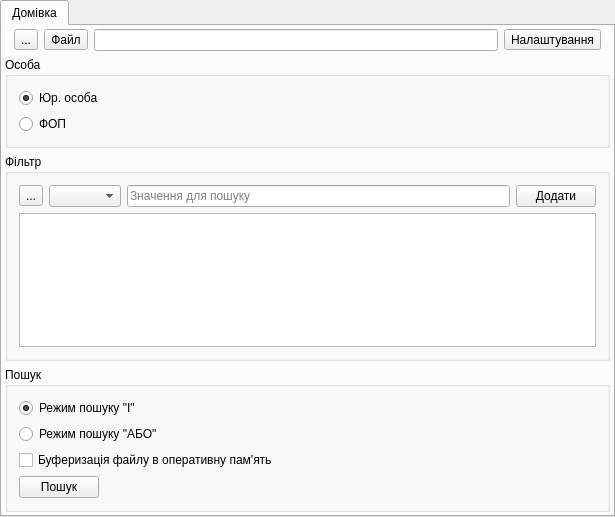
<?xml version="1.0" encoding="UTF-8"?>
<ui version="4.0">
 <class>Widget</class>
 <widget class="QWidget" name="Widget">
  <property name="geometry">
   <rect>
    <x>0</x>
    <y>0</y>
    <width>615</width>
    <height>517</height>
   </rect>
  </property>
  <property name="windowTitle">
   <string>Пошук по XML файлу</string>
  </property>
  <property name="windowIcon">
   <iconset resource="res.qrc">
    <normaloff>:/katynko/svg/edit-table-insert-row-below.svg</normaloff>:/katynko/svg/edit-table-insert-row-below.svg</iconset>
  </property>
  <layout class="QVBoxLayout" name="verticalLayout_3">
   <property name="spacing">
    <number>0</number>
   </property>
   <property name="leftMargin">
    <number>0</number>
   </property>
   <property name="topMargin">
    <number>0</number>
   </property>
   <property name="rightMargin">
    <number>0</number>
   </property>
   <property name="bottomMargin">
    <number>0</number>
   </property>
   <item>
    <widget class="QStackedWidget" name="stackedWidget">
     <property name="currentIndex">
      <number>0</number>
     </property>
     <widget class="QWidget" name="page">
      <layout class="QVBoxLayout" name="verticalLayout">
       <property name="leftMargin">
        <number>0</number>
       </property>
       <property name="topMargin">
        <number>0</number>
       </property>
       <property name="rightMargin">
        <number>0</number>
       </property>
       <property name="bottomMargin">
        <number>0</number>
       </property>
       <item>
        <widget class="QTabWidget" name="tabWidget">
         <property name="currentIndex">
          <number>0</number>
         </property>
         <widget class="QWidget" name="tab">
          <attribute name="icon">
           <iconset resource="res.qrc">
            <normaloff>:/katynko/svg/go-home.svg</normaloff>:/katynko/svg/go-home.svg</iconset>
          </attribute>
          <attribute name="title">
           <string>Домівка</string>
          </attribute>
          <layout class="QVBoxLayout" name="verticalLayout_6">
           <property name="leftMargin">
            <number>3</number>
           </property>
           <property name="topMargin">
            <number>3</number>
           </property>
           <property name="rightMargin">
            <number>3</number>
           </property>
           <property name="bottomMargin">
            <number>3</number>
           </property>
           <item>
            <layout class="QHBoxLayout" name="horizontalLayout">
             <property name="leftMargin">
              <number>9</number>
             </property>
             <property name="rightMargin">
              <number>9</number>
             </property>
             <item>
              <widget class="QToolButton" name="tbFileHistory">
               <property name="toolTip">
                <string>Раніше відкриті файли</string>
               </property>
               <property name="text">
                <string>...</string>
               </property>
               <property name="icon">
                <iconset resource="res.qrc">
                 <normaloff>:/katynko/svg/format-list-ordered.svg</normaloff>:/katynko/svg/format-list-ordered.svg</iconset>
               </property>
              </widget>
             </item>
             <item>
              <widget class="QToolButton" name="tbPath2file">
               <property name="text">
                <string>Файл</string>
               </property>
               <property name="icon">
                <iconset resource="res.qrc">
                 <normaloff>:/katynko/svg/document-open.svg</normaloff>:/katynko/svg/document-open.svg</iconset>
               </property>
               <property name="toolButtonStyle">
                <enum>Qt::ToolButtonTextBesideIcon</enum>
               </property>
              </widget>
             </item>
             <item>
              <widget class="QLineEdit" name="leFileName">
               <property name="text">
                <string/>
               </property>
               <property name="readOnly">
                <bool>true</bool>
               </property>
              </widget>
             </item>
             <item>
              <widget class="QToolButton" name="tbSettings">
               <property name="text">
                <string>Налаштування</string>
               </property>
               <property name="icon">
                <iconset resource="res.qrc">
                 <normaloff>:/katynko/svg/applications-system.svg</normaloff>:/katynko/svg/applications-system.svg</iconset>
               </property>
               <property name="toolButtonStyle">
                <enum>Qt::ToolButtonTextBesideIcon</enum>
               </property>
              </widget>
             </item>
            </layout>
           </item>
           <item>
            <widget class="QGroupBox" name="groupBox">
             <property name="sizePolicy">
              <sizepolicy hsizetype="Preferred" vsizetype="Fixed">
               <horstretch>0</horstretch>
               <verstretch>0</verstretch>
              </sizepolicy>
             </property>
             <property name="title">
              <string>Особа</string>
             </property>
             <layout class="QVBoxLayout" name="verticalLayout_4">
              <item>
               <widget class="QRadioButton" name="rbUr">
                <property name="text">
                 <string>Юр. особа</string>
                </property>
                <property name="icon">
                 <iconset resource="res.qrc">
                  <normaloff>:/katynko/svg/im-kick-user.svg</normaloff>:/katynko/svg/im-kick-user.svg</iconset>
                </property>
                <property name="checked">
                 <bool>true</bool>
                </property>
               </widget>
              </item>
              <item>
               <widget class="QRadioButton" name="rbFop">
                <property name="text">
                 <string>ФОП</string>
                </property>
                <property name="icon">
                 <iconset resource="res.qrc">
                  <normaloff>:/katynko/svg/im-user.svg</normaloff>:/katynko/svg/im-user.svg</iconset>
                </property>
               </widget>
              </item>
             </layout>
            </widget>
           </item>
           <item>
            <widget class="QGroupBox" name="groupBox_2">
             <property name="title">
              <string>Фільтр</string>
             </property>
             <layout class="QVBoxLayout" name="verticalLayout_5">
              <property name="spacing">
               <number>0</number>
              </property>
              <property name="leftMargin">
               <number>0</number>
              </property>
              <property name="topMargin">
               <number>0</number>
              </property>
              <property name="rightMargin">
               <number>0</number>
              </property>
              <property name="bottomMargin">
               <number>0</number>
              </property>
              <item>
               <widget class="QStackedWidget" name="swUrOrFop">
                <property name="currentIndex">
                 <number>0</number>
                </property>
                <widget class="QWidget" name="page_3">
                 <layout class="QGridLayout" name="gridLayout_2">
                  <item row="0" column="2">
                   <widget class="QLineEdit" name="leFltrUr">
                    <property name="placeholderText">
                     <string>Значення для пошуку</string>
                    </property>
                   </widget>
                  </item>
                  <item row="0" column="3">
                   <widget class="QPushButton" name="pbAddFltr">
                    <property name="text">
                     <string>Додати</string>
                    </property>
                    <property name="icon">
                     <iconset resource="res.qrc">
                      <normaloff>:/katynko/svg/draw-cross.svg</normaloff>:/katynko/svg/draw-cross.svg</iconset>
                    </property>
                   </widget>
                  </item>
                  <item row="0" column="1">
                   <widget class="QComboBox" name="cbxFltrUr">
                    <property name="sizeAdjustPolicy">
                     <enum>QComboBox::AdjustToContents</enum>
                    </property>
                   </widget>
                  </item>
                  <item row="0" column="0">
                   <widget class="QToolButton" name="tbRemoveFltrUr">
                    <property name="toolTip">
                     <string>Видалити з пошуку</string>
                    </property>
                    <property name="text">
                     <string>...</string>
                    </property>
                    <property name="icon">
                     <iconset resource="res.qrc">
                      <normaloff>:/katynko/svg/edit-delete.svg</normaloff>:/katynko/svg/edit-delete.svg</iconset>
                    </property>
                   </widget>
                  </item>
                  <item row="1" column="0" colspan="4">
                   <widget class="QPlainTextEdit" name="pteFltrUr">
                    <property name="readOnly">
                     <bool>true</bool>
                    </property>
                   </widget>
                  </item>
                 </layout>
                </widget>
                <widget class="QWidget" name="page_4">
                 <layout class="QGridLayout" name="gridLayout_4">
                  <item row="0" column="1">
                   <widget class="QComboBox" name="cbxFltrFop">
                    <property name="sizeAdjustPolicy">
                     <enum>QComboBox::AdjustToContents</enum>
                    </property>
                   </widget>
                  </item>
                  <item row="0" column="2">
                   <widget class="QLineEdit" name="leFltrFop">
                    <property name="placeholderText">
                     <string>Значення для пошуку</string>
                    </property>
                   </widget>
                  </item>
                  <item row="0" column="3">
                   <widget class="QPushButton" name="pbAddFltrFop">
                    <property name="text">
                     <string>Додати</string>
                    </property>
                    <property name="icon">
                     <iconset resource="res.qrc">
                      <normaloff>:/katynko/svg/draw-cross.svg</normaloff>:/katynko/svg/draw-cross.svg</iconset>
                    </property>
                   </widget>
                  </item>
                  <item row="0" column="0">
                   <widget class="QToolButton" name="tbRemoveFltrFop">
                    <property name="toolTip">
                     <string>Видалити з пошуку</string>
                    </property>
                    <property name="text">
                     <string>...</string>
                    </property>
                    <property name="icon">
                     <iconset resource="res.qrc">
                      <normaloff>:/katynko/svg/edit-delete.svg</normaloff>:/katynko/svg/edit-delete.svg</iconset>
                    </property>
                   </widget>
                  </item>
                  <item row="1" column="0" colspan="4">
                   <widget class="QPlainTextEdit" name="pteFltrFop">
                    <property name="readOnly">
                     <bool>true</bool>
                    </property>
                   </widget>
                  </item>
                 </layout>
                </widget>
               </widget>
              </item>
             </layout>
            </widget>
           </item>
           <item>
            <widget class="QGroupBox" name="groupBox_3">
             <property name="sizePolicy">
              <sizepolicy hsizetype="Preferred" vsizetype="Fixed">
               <horstretch>0</horstretch>
               <verstretch>0</verstretch>
              </sizepolicy>
             </property>
             <property name="title">
              <string>Пошук</string>
             </property>
             <layout class="QGridLayout" name="gridLayout_3">
              <item row="3" column="1" colspan="2">
               <spacer name="horizontalSpacer_3">
                <property name="orientation">
                 <enum>Qt::Horizontal</enum>
                </property>
                <property name="sizeHint" stdset="0">
                 <size>
                  <width>492</width>
                  <height>20</height>
                 </size>
                </property>
               </spacer>
              </item>
              <item row="0" column="0" colspan="2">
               <widget class="QRadioButton" name="rbAndMode">
                <property name="text">
                 <string>Режим пошуку &quot;І&quot;</string>
                </property>
                <property name="checked">
                 <bool>true</bool>
                </property>
               </widget>
              </item>
              <item row="3" column="0">
               <widget class="QPushButton" name="pbStartSearch">
                <property name="text">
                 <string>Пошук</string>
                </property>
                <property name="icon">
                 <iconset resource="res.qrc">
                  <normaloff>:/katynko/svg/document-preview-archive.svg</normaloff>:/katynko/svg/document-preview-archive.svg</iconset>
                </property>
               </widget>
              </item>
              <item row="1" column="0" colspan="2">
               <widget class="QRadioButton" name="rbOrMode">
                <property name="text">
                 <string>Режим пошуку &quot;АБО&quot;</string>
                </property>
               </widget>
              </item>
              <item row="0" column="2" rowspan="2">
               <spacer name="horizontalSpacer_4">
                <property name="orientation">
                 <enum>Qt::Horizontal</enum>
                </property>
                <property name="sizeHint" stdset="0">
                 <size>
                  <width>412</width>
                  <height>20</height>
                 </size>
                </property>
               </spacer>
              </item>
              <item row="2" column="0" colspan="3">
               <widget class="QCheckBox" name="cbEnCustomBuffer">
                <property name="text">
                 <string>Буферизація файлу в оперативну пам'ять</string>
                </property>
               </widget>
              </item>
             </layout>
            </widget>
           </item>
          </layout>
         </widget>
        </widget>
       </item>
      </layout>
     </widget>
     <widget class="QWidget" name="page_2">
      <layout class="QGridLayout" name="gridLayout">
       <item row="4" column="0" colspan="5">
        <widget class="QLabel" name="label">
         <property name="text">
          <string>&lt;html&gt;&lt;head/&gt;&lt;body&gt;&lt;p&gt;Кожному рядку відповідає інший ключ&lt;/p&gt;&lt;p&gt;Якщо ключ є підмножиною - зробити відступ Tab-ом&lt;/p&gt;&lt;/body&gt;&lt;/html&gt;</string>
         </property>
         <property name="wordWrap">
          <bool>true</bool>
         </property>
        </widget>
       </item>
       <item row="0" column="1" colspan="4">
        <spacer name="horizontalSpacer">
         <property name="orientation">
          <enum>Qt::Horizontal</enum>
         </property>
         <property name="sizeHint" stdset="0">
          <size>
           <width>466</width>
           <height>21</height>
          </size>
         </property>
        </spacer>
       </item>
       <item row="2" column="2" colspan="3">
        <spacer name="horizontalSpacer_2">
         <property name="orientation">
          <enum>Qt::Horizontal</enum>
         </property>
         <property name="sizeHint" stdset="0">
          <size>
           <width>40</width>
           <height>20</height>
          </size>
         </property>
        </spacer>
       </item>
       <item row="2" column="1">
        <widget class="QRadioButton" name="rbFop_2">
         <property name="text">
          <string>ФОП</string>
         </property>
         <property name="icon">
          <iconset resource="res.qrc">
           <normaloff>:/katynko/svg/im-user.svg</normaloff>:/katynko/svg/im-user.svg</iconset>
         </property>
        </widget>
       </item>
       <item row="0" column="0">
        <widget class="QPushButton" name="pbGoHome">
         <property name="text">
          <string>Домівка</string>
         </property>
         <property name="icon">
          <iconset resource="res.qrc">
           <normaloff>:/katynko/svg/go-home.svg</normaloff>:/katynko/svg/go-home.svg</iconset>
         </property>
        </widget>
       </item>
       <item row="3" column="0" colspan="5">
        <widget class="QStackedWidget" name="swUrOrFop_2">
         <property name="currentIndex">
          <number>0</number>
         </property>
         <widget class="QWidget" name="page_5">
          <layout class="QVBoxLayout" name="verticalLayout_2">
           <property name="leftMargin">
            <number>0</number>
           </property>
           <property name="topMargin">
            <number>0</number>
           </property>
           <property name="rightMargin">
            <number>0</number>
           </property>
           <property name="bottomMargin">
            <number>0</number>
           </property>
           <item>
            <widget class="QPlainTextEdit" name="pteXmlSchema">
             <property name="plainText">
              <string>urik
</string>
             </property>
            </widget>
           </item>
          </layout>
         </widget>
         <widget class="QWidget" name="page_6">
          <layout class="QVBoxLayout" name="verticalLayout_7">
           <property name="leftMargin">
            <number>0</number>
           </property>
           <property name="topMargin">
            <number>0</number>
           </property>
           <property name="rightMargin">
            <number>0</number>
           </property>
           <property name="bottomMargin">
            <number>0</number>
           </property>
           <item>
            <widget class="QPlainTextEdit" name="pteXmlSchemaFop">
             <property name="plainText">
              <string>fop
</string>
             </property>
            </widget>
           </item>
          </layout>
         </widget>
        </widget>
       </item>
       <item row="2" column="0">
        <widget class="QRadioButton" name="rbUr_2">
         <property name="text">
          <string>Юр. особа</string>
         </property>
         <property name="icon">
          <iconset resource="res.qrc">
           <normaloff>:/katynko/svg/im-kick-user.svg</normaloff>:/katynko/svg/im-kick-user.svg</iconset>
         </property>
         <property name="checked">
          <bool>true</bool>
         </property>
        </widget>
       </item>
       <item row="1" column="0" colspan="4">
        <widget class="QLabel" name="label_2">
         <property name="text">
          <string>XML схема документу</string>
         </property>
        </widget>
       </item>
       <item row="1" column="4">
        <widget class="QToolButton" name="tbReset">
         <property name="text">
          <string>Скинути</string>
         </property>
         <property name="icon">
          <iconset resource="res.qrc">
           <normaloff>:/katynko/svg/view-refresh.svg</normaloff>:/katynko/svg/view-refresh.svg</iconset>
         </property>
         <property name="toolButtonStyle">
          <enum>Qt::ToolButtonTextBesideIcon</enum>
         </property>
        </widget>
       </item>
      </layout>
     </widget>
    </widget>
   </item>
  </layout>
 </widget>
 <layoutdefault spacing="6" margin="11"/>
 <resources>
  <include location="res.qrc"/>
 </resources>
 <connections/>
</ui>
